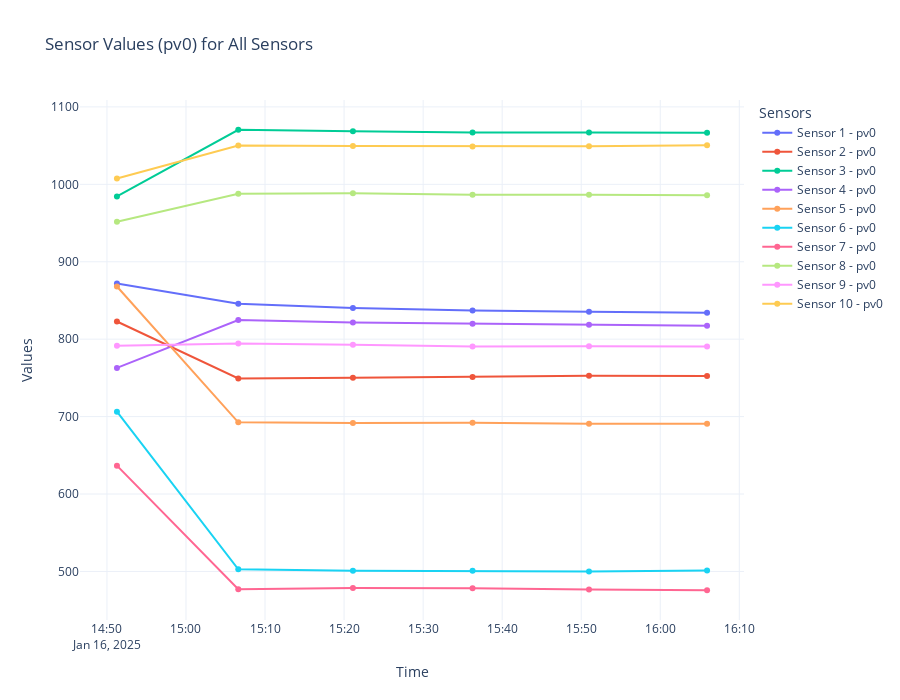

The code cell stored with this chart in its notebook:
### Code cell
# Create a Plotly figure for pv0
fig_pv0 = go.Figure()

# Iterate over each sensor
sensors = df['sensor'].unique()
for sensor in sensors:
    # Filter data for the current sensor
    sensor_data = df[df['sensor'] == sensor]

    # Add pv0 line for the sensor
    fig_pv0.add_trace(go.Scatter(
        x=sensor_data['time'],
        y=sensor_data['pv0'],
        mode='lines+markers',
        name=f"Sensor {sensor} - pv0"
    ))

# Update layout
fig_pv0.update_layout(
    title="Sensor Values (pv0) for All Sensors",
    xaxis_title="Time",
    yaxis_title="Values",
    legend_title="Sensors",
    template="plotly_white",
    height=700
)

# Show the plot
fig_pv0.show()

### Figure 1 — Plotly figure (JSON) as saved in the notebook; plotly's stock layout.template omitted (floating-point values rounded to 4 significant figures)
{"data": [{"mode": "lines+markers", "name": "Sensor 1 - pv0", "type": "scatter", "x": ["2025-01-16 14:51:16", "2025-01-16 15:06:37", "2025-01-16 15:21:07", "2025-01-16 15:36:15", "2025-01-16 15:50:59", "2025-01-16 16:05:55"], "y": [871.9, 845.6, 840.4, 837.1, 835.4, 834.3]}, {"mode": "lines+markers", "name": "Sensor 2 - pv0", "type": "scatter", "x": ["2025-01-16 14:51:16", "2025-01-16 15:06:37", "2025-01-16 15:21:07", "2025-01-16 15:36:15", "2025-01-16 15:50:59", "2025-01-16 16:05:55"], "y": [822.8, 749.3, 750.3, 751.2, 752.8, 752.4]}, {"mode": "lines+markers", "name": "Sensor 3 - pv0", "type": "scatter", "x": ["2025-01-16 14:51:16", "2025-01-16 15:06:37", "2025-01-16 15:21:07", "2025-01-16 15:36:15", "2025-01-16 15:50:59", "2025-01-16 16:05:55"], "y": [984.3, 1070.0, 1069.0, 1067.0, 1067.0, 1067.0]}, {"mode": "lines+markers", "name": "Sensor 4 - pv0", "type": "scatter", "x": ["2025-01-16 14:51:16", "2025-01-16 15:06:37", "2025-01-16 15:21:07", "2025-01-16 15:36:15", "2025-01-16 15:50:59", "2025-01-16 16:05:55"], "y": [762.9, 824.7, 821.7, 820.0, 818.7, 817.3]}, {"mode": "lines+markers", "name": "Sensor 5 - pv0", "type": "scatter", "x": ["2025-01-16 14:51:16", "2025-01-16 15:06:37", "2025-01-16 15:21:07", "2025-01-16 15:36:15", "2025-01-16 15:50:59", "2025-01-16 16:05:55"], "y": [868.1, 692.6, 691.7, 692.2, 690.7, 690.9]}, {"mode": "lines+markers", "name": "Sensor 6 - pv0", "type": "scatter", "x": ["2025-01-16 14:51:16", "2025-01-16 15:06:37", "2025-01-16 15:21:07", "2025-01-16 15:36:15", "2025-01-16 15:50:59", "2025-01-16 16:05:55"], "y": [706.3, 502.9, 500.9, 500.8, 499.9, 501.1]}, {"mode": "lines+markers", "name": "Sensor 7 - pv0", "type": "scatter", "x": ["2025-01-16 14:51:16", "2025-01-16 15:06:37", "2025-01-16 15:21:07", "2025-01-16 15:36:15", "2025-01-16 15:50:59", "2025-01-16 16:05:55"], "y": [636.6, 477.1, 478.7, 478.2, 476.5, 475.7]}, {"mode": "lines+markers", "name": "Sensor 8 - pv0", "type": "scatter", "x": ["2025-01-16 14:51:16", "2025-01-16 15:06:37", "2025-01-16 15:21:07", "2025-01-16 15:36:15", "2025-01-16 15:50:59", "2025-01-16 16:05:55"], "y": [951.6, 987.9, 988.5, 986.6, 986.6, 985.8]}, {"mode": "lines+markers", "name": "Sensor 9 - pv0", "type": "scatter", "x": ["2025-01-16 14:51:16", "2025-01-16 15:06:37", "2025-01-16 15:21:07", "2025-01-16 15:36:15", "2025-01-16 15:50:59", "2025-01-16 16:05:55"], "y": [791.5, 794.4, 792.6, 790.4, 790.8, 790.6]}, {"mode": "lines+markers", "name": "Sensor 10 - pv0", "type": "scatter", "x": ["2025-01-16 14:51:16", "2025-01-16 15:06:37", "2025-01-16 15:21:07", "2025-01-16 15:36:15", "2025-01-16 15:50:59", "2025-01-16 16:05:55"], "y": [1008.0, 1050.0, 1049.0, 1049.0, 1049.0, 1050.0]}], "layout": {"height": 700, "legend": {"title": {"text": "Sensors"}}, "title": {"text": "Sensor Values (pv0) for All Sensors"}, "xaxis": {"title": {"text": "Time"}}, "yaxis": {"title": {"text": "Values"}}}}
